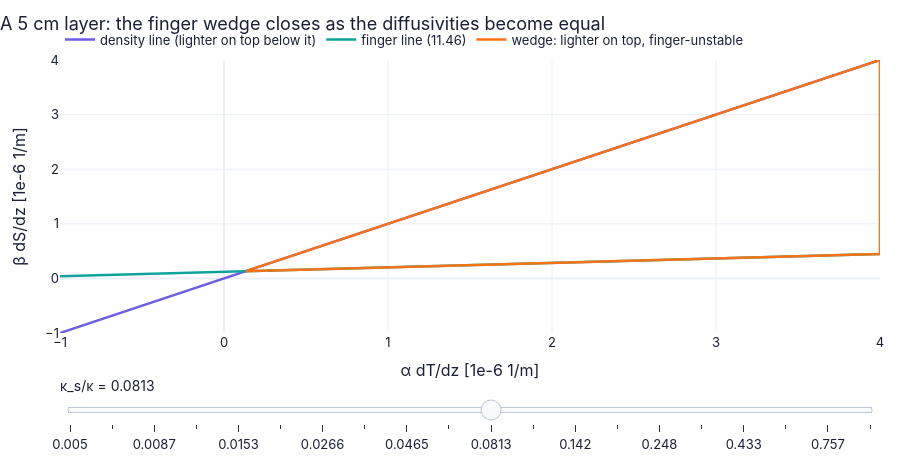

Notebook code for this chart:
### Markdown cell above
**Slider figure F3 — two diffusivities open the wedge.** The ratio $\tau=\kappa_s/\kappa$ is the slider; the wedge is the region
between the finger line and the density line.

### Code cell
xT = np.linspace(-1e-6, 4e-6, 60)                                  # alpha dT/dz [1/m]
kap = 1.4e-7                                                       # thermal diffusivity [m^2/s]
C_f = 27*np.pi**4/4*1e-6/(G0*0.05**4)                              # the constant of (11.46) for a thin 5 cm layer, where it matters

def f3(tau):                                                       # the two lines and the wedge for one diffusivity ratio
    finger = tau*(xT + kap*C_f)                                    # finger line (11.46): beta S_z = tau (alpha T_z + kappa C)
    x0 = tau*kap*C_f/(1 - tau) if tau < 1 else np.inf              # where it meets the density line beta S_z = alpha T_z
    xs = np.linspace(x0, 4e-6, 40) if x0 < 4e-6 else np.array([np.nan])   # the wedge exists only to the right of that point
    wedge_x = np.concatenate([xs, xs[::-1]])                       # outline of the wedge: along the finger line, back along the density line
    wedge_y = np.concatenate([tau*(xs + kap*C_f), xs[::-1]])   # ... and the heights of that outline
    return {"density line (lighter on top below it)": (xT*1e6, xT*1e6), "finger line (11.46)": (xT*1e6, finger*1e6),   # the fixed density line and the finger line for this ratio of diffusivities
            "wedge: lighter on top, finger-unstable": (wedge_x*1e6, wedge_y*1e6)}   # the region between them: stable by density, unstable by diffusion

figF3 = slider_figure(f3, "κ_s/κ", np.round(np.geomspace(0.005, 1.0, 12 if FAST else 20), 4), xlabel="α dT/dz [1e-6 1/m]",   # slider: salt diffusivity over heat diffusivity
                      ylabel="β dS/dz [1e-6 1/m]", title="A 5 cm layer: the finger wedge closes as the diffusivities become equal",   # axis label and the message
                      xrange=(-1, 4), yrange=(-1, 4))   # fixed axes, so only the wedge moves
figF3.show()   # display the interactive slider figure
